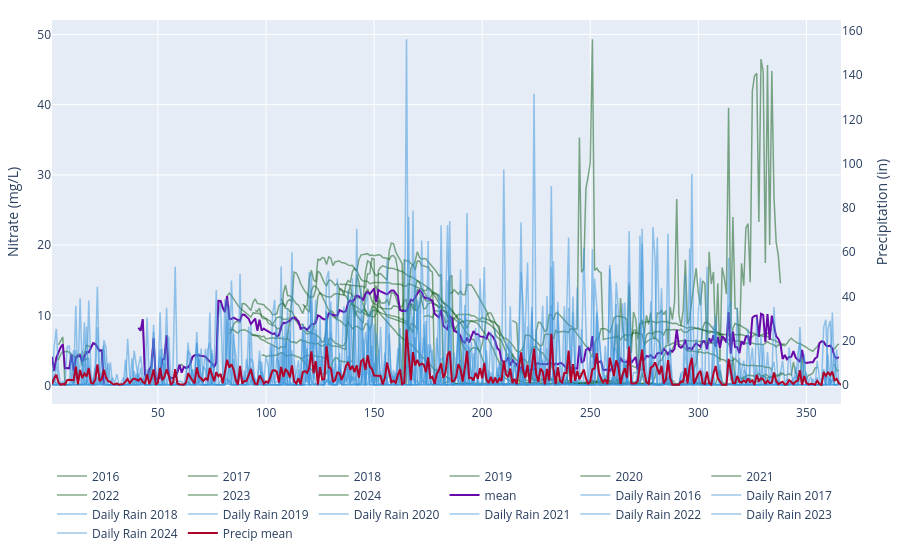

Write notebook code for a chart like this one.
### Code cell
import plotly.graph_objects as go
import plotly.colors as pc


def plot_water(fig):
    years = sorted(daily["year"].unique())
    n = len(years)
    palette = pc.sample_colorscale("Viridis", [i / (n - 1) for i in range(n)])
    color_map = dict(zip(years, palette))

    for yr, df in daily.groupby("year"):
        fig.add_trace(
            go.Scatter(
                x=df["dayofyear"],
                y=df["nitrate_con"],
                line=dict(color="#0A5B12", width=1.5),
                opacity=0.5,
                name=str(yr)
            )
        )
    fig.add_trace(
        go.Scatter(
            x=climate_avg["dayofyear"], 
            y=climate_avg["nitrate_con"],
            line=dict(color="#6909AA", width=2),
            name="mean",
            mode="lines"
            )
        )
    fig.update_layout(
            yaxis={"title": "Nitrate (mg/L)"},
            xaxis={"title": None},
            legend={"orientation": "h", "y": -0.15},
            margin={"t": 20, "b": 40, "l": 50, "r": 50},
        )
    return fig

rdf = get_data(uid).rain

rdf = rdf.groupby("date").agg("sum").reset_index()[["date", "precip_in_1d"]]
rdf = rdf.assign(dayofyear=rdf["date"].dt.dayofyear, year=rdf["date"].dt.year)
rain_mean = rdf.groupby("dayofyear").agg("mean").reset_index()[["dayofyear", "precip_in_1d"]]

def plot_rain(fig):
    for yr, df in rdf.groupby("year"):
        fig.add_trace(
            go.Scatter(
                x=df.dayofyear,
                y=df.precip_in_1d,
                name=f"Daily Rain {yr}",
                line=dict(color="#3993DC",width=1.5),
                opacity=0.5,
                yaxis="y2",
            )
        )

    fig.add_trace(
        go.Scatter(
            x=rain_mean.dayofyear,
            y=rain_mean.precip_in_1d,
            name="Precip mean",
            yaxis="y2",
            line=dict(color="#B10029",width=2),
            opacity=1
        )
    )
    fig.update_layout(
        yaxis2=dict(
            title="Precipitation (in)",
            overlaying="y",
            side="right",
            showgrid=False
        )
    )
    return fig
    
fig = go.Figure()

# comment out these lines to control what is graphed
fig = plot_water(fig)
fig = plot_rain(fig)
fig.show()

### Figure 1 — Plotly figure (JSON) as saved in the notebook; plotly's stock layout.template omitted (floating-point values rounded to 4 significant figures; data arrays with more than 128 entries replaced by an {"elided": "..."} marker saying what was removed)
{"data": [{"line": {"color": "#0A5B12", "width": 1.5}, "name": "2016", "opacity": 0.5, "type": "scatter", "x": {"elided": "269 int values"}, "y": {"elided": "269 float values"}}, {"line": {"color": "#0A5B12", "width": 1.5}, "name": "2017", "opacity": 0.5, "type": "scatter", "x": {"elided": "365 int values"}, "y": {"elided": "365 float values"}}, {"line": {"color": "#0A5B12", "width": 1.5}, "name": "2018", "opacity": 0.5, "type": "scatter", "x": {"elided": "365 int values"}, "y": {"elided": "365 float values"}}, {"line": {"color": "#0A5B12", "width": 1.5}, "name": "2019", "opacity": 0.5, "type": "scatter", "x": {"elided": "365 int values"}, "y": {"elided": "365 float values"}}, {"line": {"color": "#0A5B12", "width": 1.5}, "name": "2020", "opacity": 0.5, "type": "scatter", "x": {"elided": "366 int values"}, "y": {"elided": "366 float values"}}, {"line": {"color": "#0A5B12", "width": 1.5}, "name": "2021", "opacity": 0.5, "type": "scatter", "x": {"elided": "365 int values"}, "y": {"elided": "365 float values"}}, {"line": {"color": "#0A5B12", "width": 1.5}, "name": "2022", "opacity": 0.5, "type": "scatter", "x": {"elided": "365 int values"}, "y": {"elided": "365 float values"}}, {"line": {"color": "#0A5B12", "width": 1.5}, "name": "2023", "opacity": 0.5, "type": "scatter", "x": {"elided": "365 int values"}, "y": {"elided": "365 float values"}}, {"line": {"color": "#0A5B12", "width": 1.5}, "name": "2024", "opacity": 0.5, "type": "scatter", "x": {"elided": "338 int values"}, "y": {"elided": "338 float values"}}, {"line": {"color": "#6909AA", "width": 2}, "mode": "lines", "name": "mean", "type": "scatter", "x": {"elided": "366 int values"}, "y": {"elided": "366 float values"}}, {"line": {"color": "#3993DC", "width": 1.5}, "name": "Daily Rain 2016", "opacity": 0.5, "type": "scatter", "x": {"elided": "269 int values"}, "y": {"elided": "269 float values"}, "yaxis": "y2"}, {"line": {"color": "#3993DC", "width": 1.5}, "name": "Daily Rain 2017", "opacity": 0.5, "type": "scatter", "x": {"elided": "365 int values"}, "y": {"elided": "365 float values"}, "yaxis": "y2"}, {"line": {"color": "#3993DC", "width": 1.5}, "name": "Daily Rain 2018", "opacity": 0.5, "type": "scatter", "x": {"elided": "365 int values"}, "y": {"elided": "365 float values"}, "yaxis": "y2"}, {"line": {"color": "#3993DC", "width": 1.5}, "name": "Daily Rain 2019", "opacity": 0.5, "type": "scatter", "x": {"elided": "356 int values"}, "y": {"elided": "356 float values"}, "yaxis": "y2"}, {"line": {"color": "#3993DC", "width": 1.5}, "name": "Daily Rain 2020", "opacity": 0.5, "type": "scatter", "x": {"elided": "366 int values"}, "y": {"elided": "366 float values"}, "yaxis": "y2"}, {"line": {"color": "#3993DC", "width": 1.5}, "name": "Daily Rain 2021", "opacity": 0.5, "type": "scatter", "x": {"elided": "365 int values"}, "y": {"elided": "365 float values"}, "yaxis": "y2"}, {"line": {"color": "#3993DC", "width": 1.5}, "name": "Daily Rain 2022", "opacity": 0.5, "type": "scatter", "x": {"elided": "365 int values"}, "y": {"elided": "365 float values"}, "yaxis": "y2"}, {"line": {"color": "#3993DC", "width": 1.5}, "name": "Daily Rain 2023", "opacity": 0.5, "type": "scatter", "x": {"elided": "365 int values"}, "y": {"elided": "365 float values"}, "yaxis": "y2"}, {"line": {"color": "#3993DC", "width": 1.5}, "name": "Daily Rain 2024", "opacity": 0.5, "type": "scatter", "x": {"elided": "338 int values"}, "y": {"elided": "338 float values"}, "yaxis": "y2"}, {"line": {"color": "#B10029", "width": 2}, "name": "Precip mean", "opacity": 1, "type": "scatter", "x": {"elided": "366 int values"}, "y": {"elided": "366 float values"}, "yaxis": "y2"}], "layout": {"legend": {"orientation": "h", "y": -0.15}, "margin": {"b": 40, "l": 50, "r": 50, "t": 20}, "xaxis": {"title": {}}, "yaxis": {"title": {"text": "Nitrate (mg/L)"}}, "yaxis2": {"overlaying": "y", "showgrid": false, "side": "right", "title": {"text": "Precipitation (in)"}}}}
